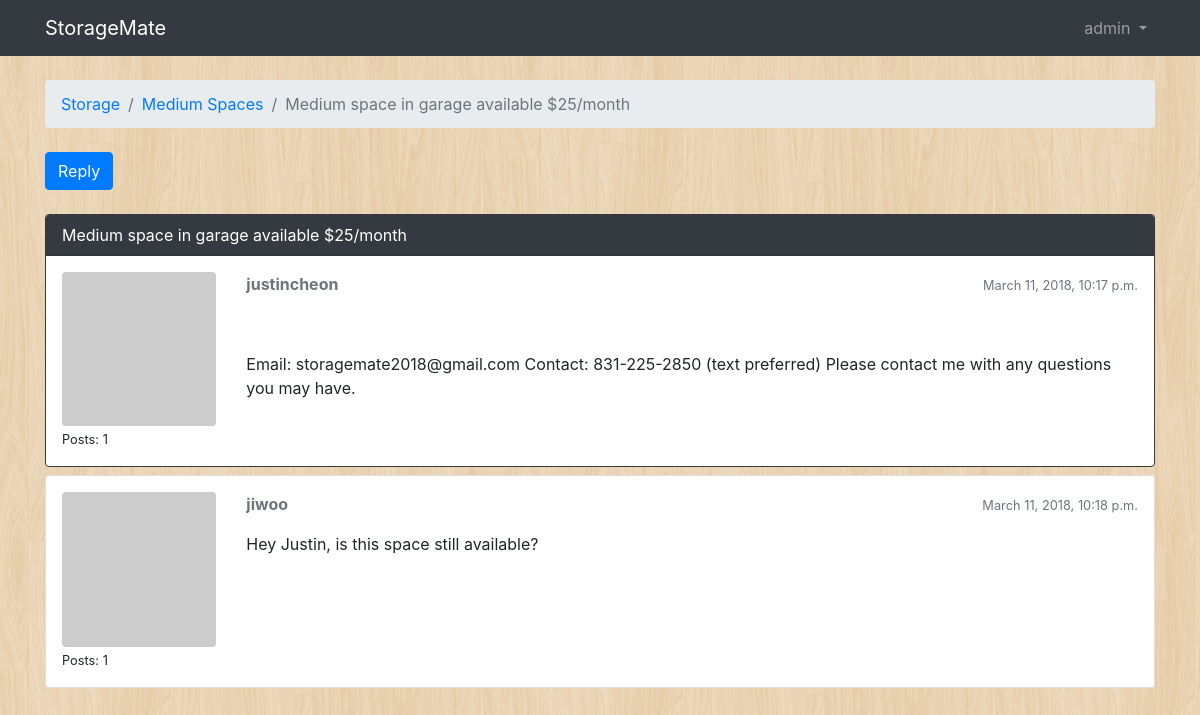
The app's page /boards/14/topics/14/ (signed in) with its own data.
### boards/models.py (models this page shows, shortened)
class Topic(models.Model):
    subject = models.CharField(max_length=255)
    last_updated = models.DateTimeField(auto_now_add=True)
    board = models.ForeignKey(Board, on_delete = models.CASCADE, related_name='topics')
    starter = models.ForeignKey(User, on_delete = models.CASCADE, related_name='topics')
    views = models.PositiveIntegerField(default=0)

class Board(models.Model):
    name = models.CharField(max_length=30, unique=True)
    description = models.CharField(max_length=100)

class Post(models.Model):
    message = models.TextField(max_length=4000)
    topic = models.ForeignKey(Topic ,on_delete = models.CASCADE, related_name='posts')
    created_at = models.DateTimeField(auto_now_add=True)
    updated_at = models.DateTimeField(null=True)
    created_by = models.ForeignKey(User, on_delete = models.CASCADE, related_name='posts')
    updated_by = models.ForeignKey(User, on_delete = models.CASCADE, null=True, related_name='+')
    def get_message_as_markdown(self):
        return mark_safe(markdown(self.message, safe_mode='escape'))

### boards/views.py (the view)
# urls.py: url(r'^boards/(?P<pk>\d+)/topics/(?P<topic_pk>\d+)/$', views.PostListView.as_view(), name='topic_posts'),
@method_decorator(login_required, name='dispatch')
class PostListView(ListView):
    model = Post
    context_object_name = 'posts'
    template_name = 'topic_posts.html'
    paginate_by = 20
    def get_context_data(self, **kwargs):
        session_key = 'viewed_topic_{}'.format(self.topic.pk)  # <-- here
        if not self.request.session.get(session_key, False):
            self.topic.views += 1
            self.topic.save()
            self.request.session[session_key] = True           # <-- until here
        kwargs['topic'] = self.topic
        return super().get_context_data(**kwargs)
    def get_queryset(self):
        self.topic = get_object_or_404(Topic, board__pk=self.kwargs.get('pk'), pk=self.kwargs.get('topic_pk'))
        queryset = self.topic.posts.order_by('created_at')
        return queryset

### boards/templatetags/gravatar.py (called while the page is built)
@register.filter
def gravatar(user):
    email = user.email.lower().encode('utf-8')
    default = 'mm'
    size = 256
    url = 'https://www.gravatar.com/avatar/{md5}?{params}'.format(
        md5=hashlib.md5(email).hexdigest(),
        params=urlencode({'d': default, 's': str(size)})
    )
    return url

### templates/topic_posts.html (shortened to what this page needs)
{% extends 'base.html' %}
{% load gravatar %}
{% block breadcrumb %}
  <li class="breadcrumb-item"><a href="{% url 'home' %}">Storage</a></li>
  <li class="breadcrumb-item"><a href="{% url 'board_topics' topic.board.pk %}">{{ topic.board.name }}</a></li>
  <li class="breadcrumb-item active">{{ topic.subject }}</li>
{% endblock %}
{% block content %}
  <div class="mb-4">
    <a href="{% url 'reply_topic' topic.board.pk topic.pk %}" class="btn btn-primary" role="button">Reply</a>
  </div>
  {% for post in posts %}
    <div id="{{ post.pk }}" class="card {% if forloop.last %}mb-4{% else %}mb-2{% endif %} {% if forloop.first %}border-dark{% endif %}">
      {% if forloop.first %}
        <div class="card-header text-white bg-dark py-2 px-3">{{ topic.subject }}</div>
      {% endif %}
      <div class="card-body p-3">
        <div class="row">
          <div class="col-2">
            <img src="{{ post.created_by|gravatar }}" alt="{{ post.created_by.username }}" class="w-100 rounded">
            <small>Posts: {{ post.created_by.posts.count }}</small>
          </div>
          <div class="col-10">
            <div class="row mb-3">
              <div class="col-6">
                <strong class="text-muted">{{ post.created_by.username }}</strong>
              </div>
              <div class="col-6 text-right">
                <small class="text-muted">{{ post.created_at }}</small>
              </div>
            </div>
            {{ post.get_message_as_markdown }}
          </div>
        </div>
      </div>
    </div>
  {% endfor %}
{% endblock %}

### templates/base.html (shortened to what this page needs)
{% load static %}<!DOCTYPE html>
<html>
  <head>
    <link rel="stylesheet" href="{% static 'css/bootstrap.min.css' %}">
    <link rel="stylesheet" href="{% static 'css/app.css' %}">
    <link rel="stylesheet" href="{% static 'css/accounts.css' %}">
    <link rel="stylesheet" href="https://cdn.jsdelivr.net/simplemde/latest/simplemde.min.css">
  </head>
  <body>
    {% block body %}
    <nav class="navbar navbar-expand-sm navbar-dark bg-dark">
      <div class="container">
        <a class="navbar-brand" href="{% url 'home' %}">StorageMate</a>
        <div class="collapse navbar-collapse" id="mainMenu">
          {% if user.is_authenticated %}
          <ul class="navbar-nav ml-auto">
            <li class="nav-item dropdown">
              <a class="nav-link dropdown-toggle" href="#" id="userMenu" data-toggle="dropdown" aria-haspopup="true" aria-expanded="false">
                {{ user.username }}
              </a>
            </li>
          </ul>
          {% else %}
          <form class="form-inline ml-auto">
            <a href="{% url 'login' %}" class="btn btn-outline-secondary">Log in</a>
            <a href="{% url 'signup' %}" class="btn btn-primary ml-2">Sign up</a>
          </form>
          {% endif %}
        </div>
      </div>
    </nav>
      <div class="container">
        <ol class="breadcrumb my-4">
          {% block breadcrumb %}
          {% endblock %}
        </ol>
        {% block content %}
        {% endblock %}
      </div>
    {% endblock body %}
  </body>
</html>

### static/css/accounts.css (style rules this page uses)
body { background-image: url(../img/retina_wood.png); }

### records on screen
Topic: board.name "Medium Spaces", subject "Medium space in garage available $25/month"
Post: created_by.posts.count "1", created_by.username "justincheon", created_at "March 11, 2018, 10:17 p.m.", get_message_as_markdown "Email: storagemate2018@gmail.com Contact: 831-225-2850 (text preferred) Please contact me with any questions you may have."
Post: created_by.posts.count "1", created_by.username "jiwoo", created_at "March 11, 2018, 10:18 p.m.", get_message_as_markdown "Hey Justin, is this space still available?"

### other values on screen
{{ user.username }} "admin"
